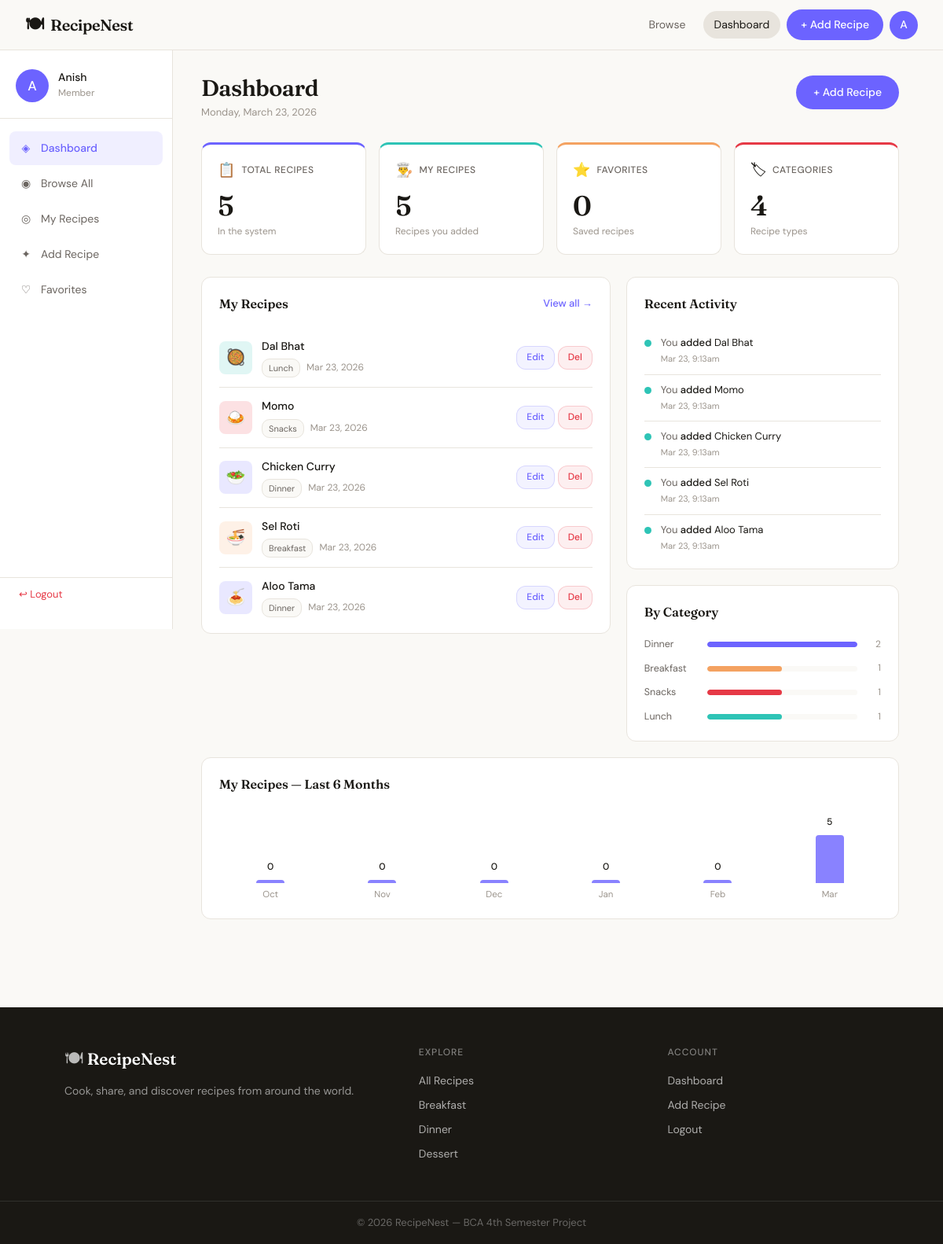
The page /php/dashboard.php (signed in) on the database its author committed.
### tables this page shows
CREATE TABLE IF NOT EXISTS recipes (
    id INT AUTO_INCREMENT PRIMARY KEY,
    user_id INT NOT NULL,
    title VARCHAR(200) NOT NULL,
    category VARCHAR(50) DEFAULT 'Uncategorized',
    ingredients TEXT NOT NULL,
    instructions TEXT NOT NULL,
    image VARCHAR(255) DEFAULT NULL,
    prep_time INT DEFAULT 0,
    cook_time INT DEFAULT 0,
    servings INT DEFAULT 1,
    created_at DATETIME DEFAULT CURRENT_TIMESTAMP,
    updated_at DATETIME DEFAULT CURRENT_TIMESTAMP ON UPDATE CURRENT_TIMESTAMP,
    FOREIGN KEY (user_id) REFERENCES users(id) ON DELETE CASCADE
);

CREATE TABLE IF NOT EXISTS activity_log (
    id INT AUTO_INCREMENT PRIMARY KEY,
    user_id INT NOT NULL,
    action VARCHAR(50) NOT NULL,
    recipe_title VARCHAR(200) NOT NULL,
    created_at DATETIME DEFAULT CURRENT_TIMESTAMP,
    FOREIGN KEY (user_id) REFERENCES users(id) ON DELETE CASCADE
);

### php/dashboard.php (the view, shortened to what this page needs)
<?php
include 'config.php';
$uid = $_SESSION['user_id'];
$total_all   = $conn->query("SELECT COUNT(*) as c FROM recipes")->fetch_assoc()['c'];
$total_mine  = $conn->query("SELECT COUNT(*) as c FROM recipes WHERE user_id=$uid")->fetch_assoc()['c'];
$total_favs  = $conn->query("SELECT COUNT(*) as c FROM favorites WHERE user_id=$uid")->fetch_assoc()['c'];
$cats = $conn->query("SELECT category, COUNT(*) as c FROM recipes GROUP BY category ORDER BY c DESC");
$cat_data = [];
while ($c = $cats->fetch_assoc()) $cat_data[] = $c;
$max_cat = $cat_data[0]['c'] ?? 1;
$my_recipes = $conn->query("SELECT * FROM recipes WHERE user_id=$uid ORDER BY created_at DESC LIMIT 6");
$activity = $conn->query("SELECT * FROM activity_log WHERE user_id=$uid ORDER BY created_at DESC LIMIT 8");
$months_data = [];
for ($i = 5; $i >= 0; $i--) {
    $month_label = date('M', strtotime("-$i months"));
    $month_num   = date('Y-m', strtotime("-$i months"));
    $cnt = $conn->query("SELECT COUNT(*) as c FROM recipes WHERE user_id=$uid AND DATE_FORMAT(created_at,'%Y-%m')='$month_num'")->fetch_assoc()['c'];
    $months_data[] = ['label' => $month_label, 'count' => $cnt];
}
$max_month = max(array_column($months_data, 'count')) ?: 1;
include 'header.php';
?>
<div class="dashboard-layout">
    <aside class="sidebar">
        <div class="sidebar-profile">
            <div class="profile-avatar"><?= strtoupper(substr($_SESSION['username'], 0, 1)) ?></div>
            <div>
                <div class="profile-name"><?= htmlspecialchars($_SESSION['username']) ?></div>
                <div class="profile-role">Member</div>
            </div>
        </div>
        <nav class="sidebar-nav">
            <a href="dashboard.php" class="slink active"><span class="slink-icon">◈</span> Dashboard</a>
            <a href="index.php"     class="slink"><span class="slink-icon">◉</span> Browse All</a>
            <a href="index.php?my=1" class="slink"><span class="slink-icon">◎</span> My Recipes</a>
            <a href="add.php"       class="slink"><span class="slink-icon">✦</span> Add Recipe</a>
            <a href="favorites.php" class="slink"><span class="slink-icon">♡</span> Favorites</a>
        </nav>
        <a href="logout.php" class="sidebar-logout">↩ Logout</a>
    </aside>
    <main class="dash-main">
        <div class="dash-topbar">
            <div>
                <h1 class="dash-title">Dashboard</h1>
                <p class="dash-date"><?= date('l, F j, Y') ?></p>
            </div>
            <a href="add.php" class="btn-primary">+ Add Recipe</a>
        </div>
        <div class="stat-grid">
            <div class="stat-card" style="--accent:#6c63ff">
                <div class="stat-top">
                    <span class="stat-icon">📋</span>
                    <span class="stat-label">Total Recipes</span>
                </div>
                <div class="stat-value"><?= $total_all ?></div>
                <div class="stat-sub">In the system</div>
            </div>
            <div class="stat-card" style="--accent:#2ec4b6">
                <div class="stat-top">
                    <span class="stat-icon">👨‍🍳</span>
                    <span class="stat-label">My Recipes</span>
                </div>
                <div class="stat-value"><?= $total_mine ?></div>
                <div class="stat-sub">Recipes you added</div>
            </div>
            <div class="stat-card" style="--accent:#f4a261">
                <div class="stat-top">
                    <span class="stat-icon">⭐</span>
                    <span class="stat-label">Favorites</span>
                </div>
                <div class="stat-value"><?= $total_favs ?></div>
                <div class="stat-sub">Saved recipes</div>
            </div>
            <div class="stat-card" style="--accent:#e63946">
                <div class="stat-top">
                    <span class="stat-icon">🏷</span>
                    <span class="stat-label">Categories</span>
                </div>
                <div class="stat-value"><?= count($cat_data) ?></div>
                <div class="stat-sub">Recipe types</div>
            </div>
        </div>
        <div class="dash-row">
            <div class="dash-card dash-card--wide">
                <div class="dash-card-header">
                    <h2>My Recipes</h2>
                    <a href="index.php?my=1" class="card-link">View all →</a>
                </div>
                <?php if ($my_recipes->num_rows === 0): ?>
                    <div class="empty-recipes">
                        <span>🍽</span>
                        <p>You haven't added any recipes yet.</p>
                        <a href="add.php" class="btn-primary" style="margin-top:12px;display:inline-block">Add your first</a>
                    </div>
                <?php else: ?>
                <div class="recipe-list">
                    <?php while ($r = $my_recipes->fetch_assoc()):
                        $emojis = ['🍲','🥘','🍛','🥗','🍜','🍝','🥞','🍰','🍿','🌮'];
                        $emo = $emojis[$r['id'] % 10];
                        $cat_cls = strtolower(str_replace(' ', '-', $r['category']));
                    ?>
                    <div class="rlist-item">
                        <div class="rlist-thumb <?= $cat_cls ?>"><?= $emo ?></div>
                        <div class="rlist-info">
                            <a href="view.php?id=<?= $r['id'] ?>" class="rlist-title"><?= htmlspecialchars($r['title']) ?></a>
                            <div class="rlist-meta">
                                <span class="tag"><?= htmlspecialchars($r['category']) ?></span>
                                <span><?= date('M j, Y', strtotime($r['created_at'])) ?></span>
                            </div>
                        </div>
                        <div class="rlist-actions">
                            <a href="edit.php?id=<?= $r['id'] ?>" class="action-btn edit">Edit</a>
                            <a href="delete.php?id=<?= $r['id'] ?>" class="action-btn del"
                               onclick="return confirm('Delete \'<?= htmlspecialchars(addslashes($r['title'])) ?>\'?')">Del</a>
                        </div>
                    </div>
                    <?php endwhile; ?>
                </div>
                <?php endif; ?>
            </div>
            <div class="dash-col-right">
                <div class="dash-card">
                    <div class="dash-card-header">
                        <h2>Recent Activity</h2>
                    </div>
                    <div class="activity-feed">
                        <?php
                        $activity->data_seek(0);
                        $dot_colors = ['added'=>'#2ec4b6','edited'=>'#6c63ff','deleted'=>'#e63946'];
                        while ($act = $activity->fetch_assoc()):
                            $dot = $dot_colors[$act['action']] ?? '#888';
                        ?>
                        <div class="act-item">
                            <div class="act-dot" style="background:<?= $dot ?>"></div>
                            <div class="act-body">
                                <p>You <strong><?= $act['action'] ?></strong> <em><?= htmlspecialchars($act['recipe_title']) ?></em></p>
                                <span class="act-time"><?= date('M j, g:ia', strtotime($act['created_at'])) ?></span>
                            </div>
                        </div>
                        <?php endwhile; ?>
                    </div>
                </div>
                <div class="dash-card">
                    <div class="dash-card-header"><h2>By Category</h2></div>
                    <div class="cat-chart">
                        <?php foreach ($cat_data as $c):
                            $pct = round(($c['c'] / $max_cat) * 100);
                            $colors = ['Breakfast'=>'#f4a261','Lunch'=>'#2ec4b6','Dinner'=>'#6c63ff',
                                       'Snacks'=>'#e63946','Dessert'=>'#f72585','Uncategorized'=>'#aaa'];
                            $color = $colors[$c['category']] ?? '#6c63ff';
                        ?>
                        <div class="cat-row">
                            <span class="cat-name"><?= htmlspecialchars($c['category']) ?></span>
                            <div class="cat-bar-bg">
                                <div class="cat-bar-fill" style="width:<?= $pct ?>%;background:<?= $color ?>"></div>
                            </div>
                            <span class="cat-num"><?= $c['c'] ?></span>
                        </div>
                        <?php endforeach; ?>
                    </div>
                </div>
            </div>
        </div>
        <div class="dash-card" style="margin-top:20px">
            <div class="dash-card-header">
                <h2>My Recipes — Last 6 Months</h2>
            </div>
            <div class="month-chart">
                <?php foreach ($months_data as $m):
                    $bar_h = $max_month > 0 ? max(4, round(($m['count'] / $max_month) * 100)) : 4;
                ?>
                <div class="month-col">
                    <span class="month-count"><?= $m['count'] ?></span>
                    <div class="month-bar" style="height:<?= $bar_h ?>px"></div>
                    <span class="month-label"><?= $m['label'] ?></span>
                </div>
                <?php endforeach; ?>
            </div>
        </div>
    </main>
</div>
<?php include 'footer.php'; ?>

### css/base.css (style rules this page uses)
:root { --font-display: 'Fraunces', Georgia, serif; --font-body: 'DM Sans', system-ui, sans-serif; --clr-bg: #faf9f6; --clr-surface: #ffffff; --clr-border: #e8e4dd; --clr-border2: #d4cec4; --clr-text: #1a1814; --clr-muted: #6b6560; --clr-hint: #9b948c; --clr-primary: #6c63ff; --clr-primary-d:#5549e0; --clr-teal: #2ec4b6; --clr-amber: #f4a261; --clr-rose: #e63946; --clr-pink: #f72585; --cat-breakfast: rgba(244,162,97,0.18); --cat-lunch: rgba(46,196,182,0.18); --cat-dinner: rgba(108,99,255,0.18); --cat-snacks: rgba(230,57,70,0.18); --cat-dessert: rgba(247,37,133,0.18); --cat-other: rgba(155,148,140,0.18); --nav-h: 64px; --radius: 12px; --radius-sm: 8px; --shadow: 0 2px 12px rgba(0,0,0,.07); --shadow-md: 0 4px 24px rgba(0,0,0,.10); }
*, *::before, *::after { box-sizing: border-box; margin: 0; padding: 0; }
html { scroll-behavior: smooth; }
body { font-family: var(--font-body); background: var(--clr-bg); color: var(--clr-text); font-size: 16px; line-height: 1.65; min-height: 100vh; }
a { color: inherit; text-decoration: none; }
.btn-primary { display: inline-flex; align-items: center; padding: 10px 22px; background: var(--clr-primary); color: #fff; border: none; border-radius: 24px; font-size: 14px; font-weight: 500; cursor: pointer; transition: background 0.18s, transform 0.12s; text-decoration: none; }

### rows shown on the page
recipes: id "🥘", title "Dal Bhat", category "Lunch", created_at "Mar 23, 2026"
recipes: id "🍛", title "Momo", category "Snacks", created_at "Mar 23, 2026"
recipes: id "🥗", title "Chicken Curry", category "Dinner", created_at "Mar 23, 2026"
recipes: id "🍜", title "Sel Roti", category "Breakfast", created_at "Mar 23, 2026"
recipes: id "🍝", title "Aloo Tama", category "Dinner", created_at "Mar 23, 2026"
activity_log: action "added", recipe_title "Dal Bhat", created_at "Mar 23, 9:13am"
activity_log: action "added", recipe_title "Momo", created_at "Mar 23, 9:13am"
activity_log: action "added", recipe_title "Chicken Curry", created_at "Mar 23, 9:13am"
activity_log: action "added", recipe_title "Sel Roti", created_at "Mar 23, 9:13am"
activity_log: action "added", recipe_title "Aloo Tama", created_at "Mar 23, 9:13am"

### other values the page prints
substr($_SESSION['username'], 0, 1) "A"
$_SESSION['username'] "Anish"
$total_all "5"
$total_mine "5"
$total_favs "0"
count($cat_data) "4"
$c['category'] "Dinner"
$c['c'] "2"
$c['category'] "Breakfast"
$c['c'] "1"
$c['category'] "Snacks"
$c['category'] "Lunch"
$m['count'] "0"
$m['label'] "Oct"
$m['label'] "Nov"
